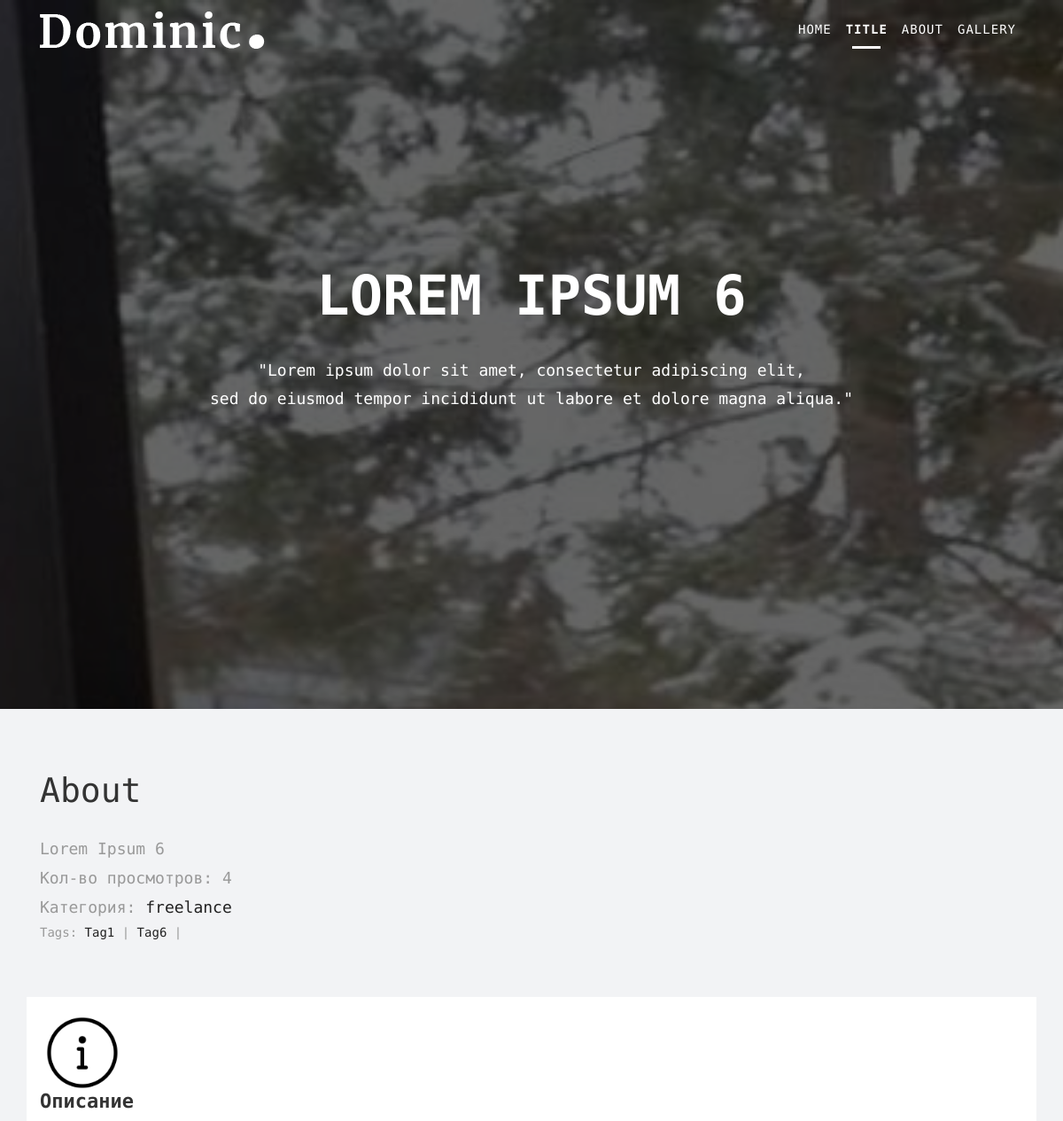
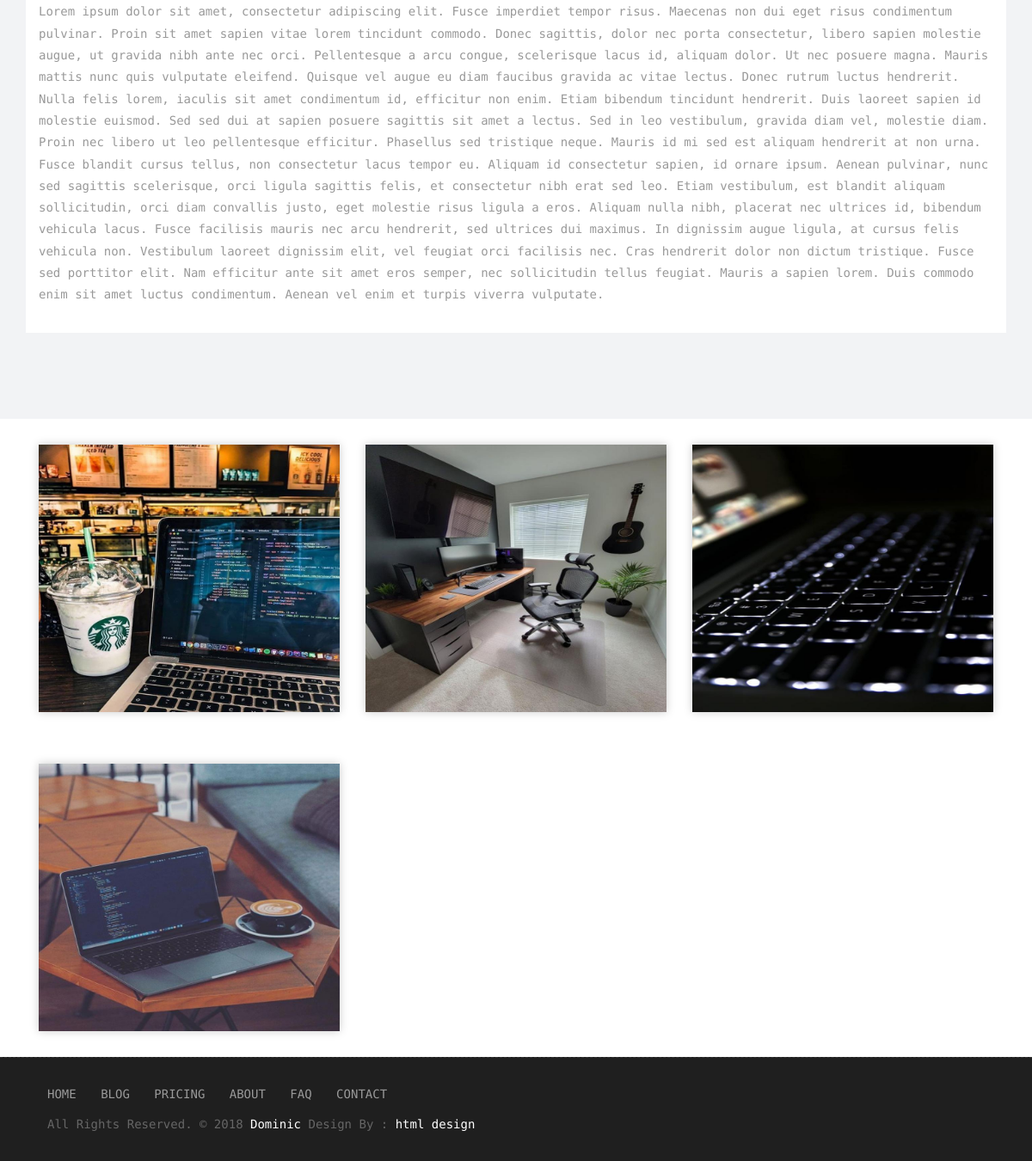
Page /single/lorem-ipsum-6/ on the committed database (2 pictures, top to bottom).
### portfolio/models.py (models this page shows, shortened)
class Project(models.Model):
    title = models.CharField(max_length=100, verbose_name="Заголовок")
    slug = models.CharField(max_length=100, verbose_name="URL", unique=True)
    content = models.TextField(verbose_name="Описание", blank=True)
    image = models.FileField(upload_to=f"logo/%Y/%m/%d", verbose_name="Картинка", blank=True)
    created_at = models.DateField(auto_now_add=True, verbose_name="Дата создания")
    category = models.ForeignKey(Category, on_delete=models.CASCADE, verbose_name="Категория", related_name="projects")
    tags = models.ManyToManyField(Tag, blank=True, verbose_name="Теги", related_name="projects")
    status = models.BooleanField(default=True, verbose_name="Статус")
    views = models.IntegerField(default=0, verbose_name="К-во просмотров")
    class Meta:
        ordering = ['-created_at']
        db_table = 'projects'
        verbose_name = 'Проект'
        verbose_name_plural = 'Проекты'
    def save(self, *args, **kwargs):
        super().save(*args, **kwargs)
        if self.image:
            with Image.open(self.image) as image:
                image = image.resize((900, 800))
                image.save(self.image.path)

class Category(models.Model):
    title = models.CharField(max_length=255)
    slug = models.SlugField(max_length=255, verbose_name="URL", unique=True)
    def get_absolute_url(self):
        return reverse('category', kwargs={'slug': self.slug})
    class Meta:
        ordering = ['title']
        db_table = 'categories'
        verbose_name = "Категория(ю)"
        verbose_name_plural = "Категории"

class Tag(models.Model):
    title = models.CharField(max_length=255)
    slug = models.SlugField(max_length=255, verbose_name="URL", unique=True)
    def get_absolute_url(self):
        return reverse('tag', kwargs={'slug': self.slug})
    class Meta:
        ordering = ['title']
        db_table = 'tags'
        verbose_name = "Тег"
        verbose_name_plural = "Теги"

class Gallery(models.Model):
    photo = models.ImageField(upload_to="gallery/%Y/%m/%d", verbose_name="Фото", blank=True)
    project = models.ForeignKey(Project, on_delete=models.CASCADE, verbose_name="Проект", related_name="photos")
    class Meta:
        verbose_name = "Картинка для галереи"
        verbose_name_plural = "Картинки для галереи"

### portfolio/views.py (the view)
# urls.py: path('single/<str:slug>/', ProjectView.as_view(), name='single'),
@method_decorator(cache_page(60 * 15), name='dispatch')
class ProjectView(DetailView):
    template_name = 'portfolio/single.html'
    allow_empty = False
    context_object_name = 'item'
    model = Project
    def get_object(self):
        return Project.objects.select_related(
            'category').only(
                'title', 'content',
                'image', 'views',
                'category__slug',
                'category__title'
            ).get(
                slug=self.kwargs['slug']
            )
    def get_context_data(self, **kwargs):
        context = super().get_context_data(**kwargs)
        project = self.get_queryset()[0]
        project.views = F('views') + 1
        project.save()
        context['photos'] = Gallery.objects.filter(
                                project=project.id)
        return context

### portfolio/templates/portfolio/single.html (shortened to what this page needs)
{% load static %}
{% load porttag %}
<html lang="en">
<head>
    <link rel="stylesheet" href="{% static 'portfolio/css/bootstrap.min.css' %}">
    <link rel="stylesheet" href="{% static 'portfolio/style.css' %}">
    <link rel="stylesheet" href="{% static 'portfolio/css/responsive.css' %}">
    <link rel="stylesheet" href="{% static 'portfolio/css/custom.css' %}">
</head>
<body id="page-top" class="politics_version">
    <nav class="navbar navbar-expand-lg navbar-dark fixed-top" id="mainNav">
      <div class="container">
        <a class="navbar-brand js-scroll-trigger" href="{% url 'home' %}">
			<img class="img-fluid" src="{% static 'portfolio/images/logo.png' %}" alt="" />
		</a>
        <div class="collapse navbar-collapse" id="navbarResponsive">
          <ul class="navbar-nav text-uppercase ml-auto">
			<li class="nav-item">
              <a class="nav-link js-scroll-trigger active" href="{% url 'home' %}">Home</a>
            </li>
            <li class="nav-item">
              <a class="nav-link js-scroll-trigger active" href="#title">Title</a>
            </li>
            <li class="nav-item">
              <a class="nav-link js-scroll-trigger" href="#about">About</a>
            </li>
			<li class="nav-item">
              <a class="nav-link js-scroll-trigger" href="#gallery">Gallery</a>
            </li>
          </ul>
        </div>
      </div>
    </nav>
	<section id="title" class="main-banner parallaxie" style="background: url({{ item.image.url }})">
		<div class="heading">
			<h1>{{ item.title }}</h1>
			<p>"Lorem ipsum dolor sit amet, consectetur adipiscing elit, <br>sed do eiusmod tempor incididunt ut labore et dolore magna aliqua."</p>
		</div>
	</section>
	<div id="about" class="section lb">
        <div class="container">
            <div class="section-title text-left">
                <h3>About</h3>
                <p>{{ item.title }}</p>
				<p>Кол-во просмотров: {{ item.views }}</p>
                <p>Категория: <a href="{{ item.category.get_absolute_url }}#portfolio">{{ item.category.title }}</a></p>
                {% if item.tags.exists %}
                    Tags:
                        {% for tag in item.tags.all %}
                            <span><a href = "{{ tag.get_absolute_url }}#portfolio">{{ tag.title }}</a> |</span>
                        {% endfor %}
                {% endif %}
            </div>
            <div class="row">
                <div class="col-md-12 services-inner-box" >
					<div class="ser-icon">
						<img src = "{% static 'portfolio/images/info.png'%}" width= "100px" height= "100px"></i>
					</div>
					<h2>Описание</h2>
					<p>{{ item.content }}</p>
				</div>
            </div>
        </div>
    </div>
	<div class="container">
		<div id = "gallery" class="gallery-list row">
                {% for item in photos %}
                    {% if item.photo %}
				        <div class="col-md-4 col-sm-6 gallery-grid">
					        <div class="gallery-single fix">
					    	    <img src="{{ item.photo.url }}" class="img-fluid" alt="Image">
					        </div>
				        </div>
                    {% endif %}
			    {% endfor %}
		</div>
	</div>
	<div class="copyrights">
        <div class="container">
            <div class="footer-distributed">
                <div class="footer-left">
                    <p class="footer-links">
                        <a href="#">Home</a>
                        <a href="#">Blog</a>
                        <a href="#">Pricing</a>
                        <a href="#">About</a>
                        <a href="#">Faq</a>
                        <a href="#">Contact</a>
                    </p>
                    <p class="footer-company-name">All Rights Reserved. &copy; 2018 <a href="#">Dominic</a> Design By :
					<a href="https://html.design/">html design</a></p>
                </div>
            </div>
        </div>
    </div>
</body>
</html>

### portfolio/static/portfolio/style.css (style rules this page uses)
body { color: #999999; font-size: 14px; font-family: 'Roboto Mono', monospace; line-height: 1.80857; }
html, body { height: 100%; }
a { color: #1f1f1f; text-decoration: none !important; outline: none !important; -webkit-transition: all .3s ease-in-out; -moz-transition: all .3s ease-in-out; -ms-transition: all .3s ease-in-out; -o-transition: all .3s ease-in-out; transition: all .3s ease-in-out; }
h1, h2, h3, h4, h5, h6 { letter-spacing: 0; font-weight: normal; position: relative; padding: 0 0 10px 0; font-weight: normal; line-height: 120% !important; color: #333333; margin: 0 }
h1 { font-size: 24px }
h2 { font-size: 22px }
h3 { font-size: 18px }
a { color: #222222; text-decoration: none; outline: none; }
a, .btn { text-decoration: none !important; outline: none !important; -webkit-transition: all .3s ease-in-out; -moz-transition: all .3s ease-in-out; -ms-transition: all .3s ease-in-out; -o-transition: all .3s ease-in-out; transition: all .3s ease-in-out; }
ul, li, ol { margin: 0px; list-style: none; padding: 0px; }
.navbar-dark .navbar-nav .nav-link { color: #ffffff; letter-spacing: 1px; font-size: 14px; position: relative; }
.navbar-dark .navbar-nav .nav-link.active { font-weight: 600; }
.navbar-dark .navbar-nav .nav-link::after { content: ''; width: 0; height: 3px; background: #ffffff; position: absolute; bottom: 0; left: 0; right: 0; text-align: center; margin: 0 auto; border-radius: 0px; -webkit-transition: all .5s; transition: all .5s; z-index: -1; }
.navbar-dark .navbar-nav .nav-link.active::after { width: 50%; }
.main-banner { height: 100%; position: relative; }
.main-banner { display: table; width: 100%; text-align: center; }
.main-banner::after { content: " "; position: absolute; top: 0; bottom: 0; left: 0; right: 0; background-color: #000; z-index: 0; opacity: .6; }
.heading { color: #fff; display: table-cell; vertical-align: middle; position: relative; z-index: 1; }
.heading h1 { color: #ffffff; font-weight: 700; font-size: 62px; text-transform: uppercase; }
.heading p { font-size: 18px; padding: 20px 0px; }
.section { display: block; position: relative; overflow: hidden; padding: 70px 0; }
.section.lb { background-color: #f2f3f5; }
.section-title { display: block; position: relative; margin-bottom: 60px; }
.section-title p { color: #999; font-weight: 400; font-size: 18px; line-height: 33px; margin: 0; }
.section-title h3 { font-size: 38px; font-weight: 500; line-height: 62px; margin: 0 0 25px; padding: 0; text-transform: none; }
.services-inner-box { padding: 15px; background: #ffffff; margin-bottom: 30px; }
.ser-icon { width: 90px; height: 90px; text-align: center; line-height: 90px; }
.services-inner-box h2 { font-size: 22px; font-weight: 600; }
.isotope-item { z-index: 2; padding: 0; }
.isotope, .isotope .isotope-item { -webkit-transition-duration: 0.8s; -moz-transition-duration: 0.8s; transition-duration: 0.8s; }
.isotope { -webkit-transition-property: height, width; -moz-transition-property: height, width; transition-property: height, width; }
.isotope .isotope-item { -webkit-transition-property: -webkit-transform, opacity; -moz-transition-property: -moz-transform, opacity; transition-property: transform, opacity; }
.gallery-single { margin: 30px 15px;; }
.gallery-single { position: relative; overflow: hidden; -webkit-box-shadow: 0 0 10px #ccc; box-shadow: 0 0 10px #ccc; }
.footer-links { list-style: none; padding: 0; }
.footer-links a { color: #999; }
.copyrights { border-top: 1px dashed rgba(255, 255, 255, 0.1); background-color: #1f1f1f; box-sizing: border-box; width: 100%; text-align: left; padding: 30px 0px; overflow: hidden; }
.footer-distributed .footer-left { float: left; }
.footer-distributed .footer-links { margin: 0 0 10px; text-transform: uppercase; padding: 0; }
.footer-distributed .footer-links a { display: inline-block; line-height: 1.8; margin: 0 10px 0 10px; text-decoration: none; }
.footer-distributed .footer-company-name { font-weight: 300; margin: 0 10px; color: #666; padding: 0; }
.footer-distributed .footer-company-name a { color: #ffffff; }

### rows in the picture
Project: image (picture), title "LOREM IPSUM 6", title "Lorem Ipsum 6", views "4", category "freelance", content "Lorem ipsum dolor sit amet, consectetur adipiscing elit. Fusce imperdiet tempor risus. Maecenas non dui eget risus condimentum pulvinar. Proin sit amet sapien vitae lorem tincidunt commodo. Donec sagittis, dolor nec porta consectetur, libero sapien molestie augue, ut gravida nibh ante nec orci. Pellentesque a arcu congue, scelerisque lacus id, aliquam dolor. Ut nec posuere magna. Mauris mattis nunc quis vulputate eleifend. Quisque vel augue eu diam faucibus gravida ac vitae lectus. Donec rutrum luctus hendrerit. Nulla felis lorem, iaculis sit amet condimentum id, efficitur non enim. Etiam bibendum tincidunt hendrerit. Duis laoreet sapien id molestie euismod. Sed sed dui at sapien posuere…"
Tag: title "Tag1"
Tag: title "Tag6"
Gallery: photo (picture)
Gallery: photo (picture)
Gallery: photo (picture)
Gallery: photo (picture)
